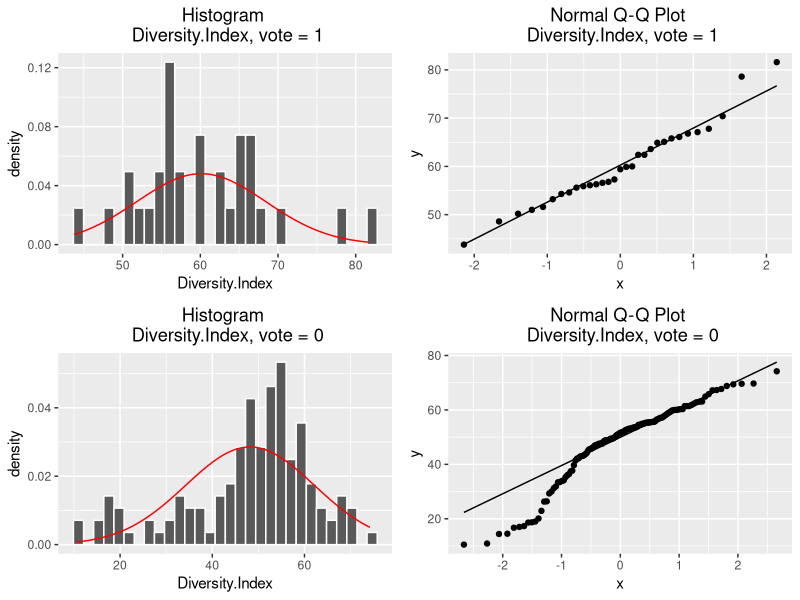
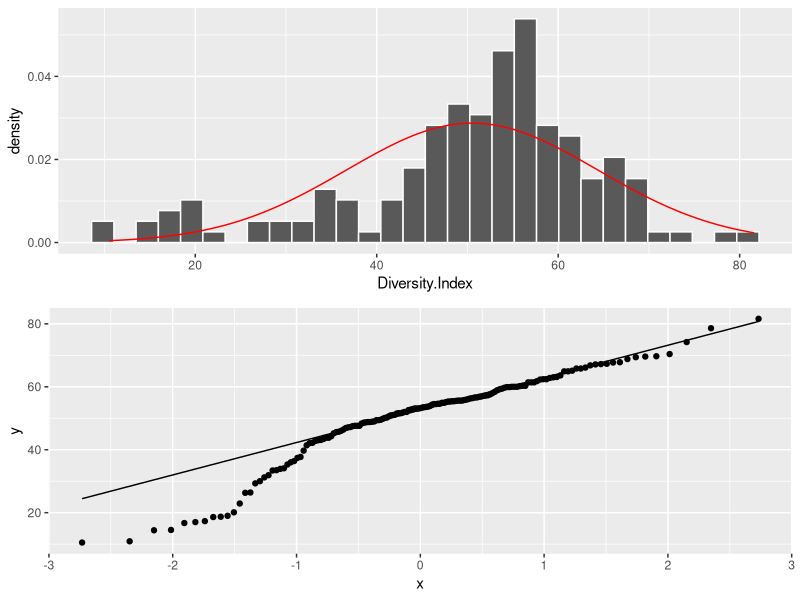

The R source for these figures, in order:
setwd("~/Desktop/MScMaths/Summer2018/Stochastic_Lab_Course_1/CodeAndData")
library("dplyr")
library("ggplot2")
library("gridExtra") #to plot multiple plots in one page

##(a)
#Read the data into R
elections<- read.csv("Presidential_race_2016.csv")

#add the variable vote
elections$vote<-ifelse(elections$Percent.Clinton > elections$Percent.Trump, 1, 0)

#Divide variable Diversity.Index into two groups: the one that corresponds
#to 1 in vote and another one that corresponds to 0 in vote. 
#We would like to compare diversity indices in both groups.
#Check if the diversity index in each group is normally distributed or not, with different graphs

elections_diversity_1<- select(filter(elections, vote == 1), Diversity.Index, Percent.Clinton, Percent.Trump)
elections_diversity_0<- select(filter(elections, vote == 0), Diversity.Index, Percent.Clinton, Percent.Trump)

# for elections_diversity_1: histogram and QQ-plot. The red line on the histogram indicates the normal 
#distribution
p1<-ggplot(elections_diversity_1, aes(Diversity.Index))+
  geom_histogram(aes(y = ..density..), color = 'white')+
  stat_function(fun = dnorm, args = list(mean = mean(elections_diversity_1$Diversity.Index), sd = sd(elections_diversity_1$Diversity.Index)), color = 'red')+
  ggtitle("Histogram \n Diversity.Index, vote = 1")+
  theme(plot.title = element_text(hjust = 0.5)) #Title to the centre

p2<-ggplot(elections_diversity_1, aes(sample = Diversity.Index)) +
  stat_qq(distribution = stats::qnorm) +
  stat_qq_line()+
  ggtitle("Normal Q-Q Plot \n Diversity.Index, vote = 1")+
  theme(plot.title = element_text(hjust = 0.5)) #Title to the centre

# for elections_diversity_0: histogram and QQ-plot. The red line on the higram indicates the normal 
#distribution
p3<-ggplot(elections_diversity_0, aes(Diversity.Index))+
  geom_histogram(aes(y = ..density..), color = 'white')+
  stat_function(fun = dnorm, args = list(mean = mean(elections_diversity_0$Diversity.Index), sd = sd(elections_diversity_0$Diversity.Index)), color = 'red')+
  ggtitle("Histogram \n Diversity.Index, vote = 0")+
  theme(plot.title = element_text(hjust = 0.5)) #Title to the centre

p4<-ggplot(elections_diversity_0, aes(sample = Diversity.Index)) +
  stat_qq(distribution = stats::qnorm) +
  stat_qq_line()+
  ggtitle("Normal Q-Q Plot \n Diversity.Index, vote = 0")+
  theme(plot.title = element_text(hjust = 0.5)) #Title to the centre


grid.arrange(p1, p2, p3, p4, nrow = 2)

#(b)
#testing the independence between the two groups
chisq.test(c(sum(elections_diversity_1$Diversity.Index), sum(elections_diversity_0$Diversity.Index)))

#t-test: According to question (a), since no normality has been assumed,
#one rather tests
#H0 : median(elections_diversity_1) = median(elections_diversity_0) vs
#H1 : median(elections_diversity_1) != median(elections_diversity_0)
t.test(elections_diversity_1$Diversity.Index, elections_diversity_0$Diversity.Index)

#Wilcoxon test for the same hypothesis with the same significance level.

wilcox.test(elections_diversity_1$Diversity.Index, elections_diversity_0$Diversity.Index, mu = 0, conf.int = T)


#(c)
r1<-ggplot(elections, aes(Diversity.Index))+
  geom_histogram(aes(y = ..density..), color = 'white')+
  stat_function(fun = dnorm, args = list(mean = mean(elections$Diversity.Index), sd = sd(elections$Diversity.Index)), color = 'red')

r2<-ggplot(elections, aes(sample = Diversity.Index)) +
  stat_qq(distribution = stats::qnorm) +
  stat_qq_line()

grid.arrange(r1, r2, nrow = 2)

#t-test
t.test(elections$Diversity.Index, elections$Diversity.Index, mu = 50)
#wilcox-test
wilcox.test(elections$Diversity.Index, elections$Diversity.Index, mu = 50, conf.int = T)



